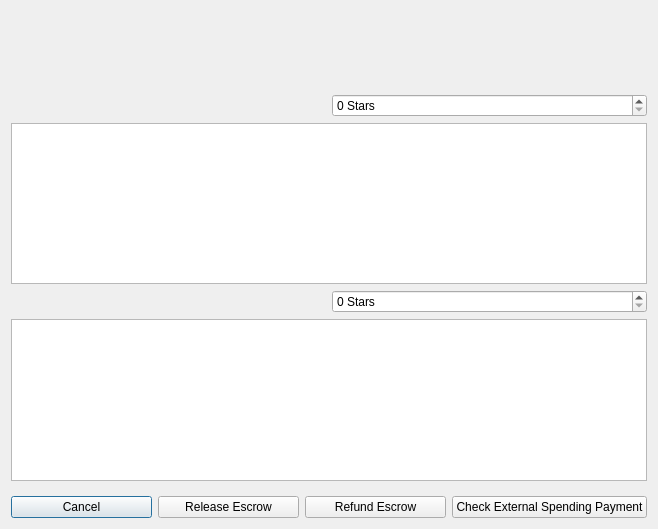
<?xml version="1.0" encoding="UTF-8"?>
<ui version="4.0">
 <class>ManageEscrowDialog</class>
 <widget class="QDialog" name="ManageEscrowDialog">
  <property name="geometry">
   <rect>
    <x>0</x>
    <y>0</y>
    <width>658</width>
    <height>529</height>
   </rect>
  </property>
  <property name="windowTitle">
   <string>Manage Your Escrow</string>
  </property>
  <layout class="QGridLayout" name="gridLayout">
   <item row="1" column="0">
    <widget class="QLabel" name="manageInfo">
     <property name="text">
      <string/>
     </property>
     <property name="wordWrap">
      <bool>true</bool>
     </property>
    </widget>
   </item>
   <item row="0" column="0">
    <widget class="QLabel" name="aboutEscrow">
     <property name="text">
      <string/>
     </property>
    </widget>
   </item>
   <item row="2" column="0">
    <layout class="QHBoxLayout" name="horizontalLayout">
     <item>
      <widget class="QLabel" name="manageInfo2">
       <property name="font">
        <font>
         <pointsize>12</pointsize>
         <weight>75</weight>
         <bold>true</bold>
        </font>
       </property>
       <property name="cursor">
        <cursorShape>IBeamCursor</cursorShape>
       </property>
       <property name="text">
        <string>&lt;html&gt;&lt;head/&gt;&lt;body&gt;&lt;p&gt;&lt;br/&gt;&lt;/p&gt;&lt;/body&gt;&lt;/html&gt;</string>
       </property>
       <property name="wordWrap">
        <bool>true</bool>
       </property>
       <property name="textInteractionFlags">
        <set>Qt::LinksAccessibleByMouse|Qt::TextSelectableByKeyboard|Qt::TextSelectableByMouse</set>
       </property>
      </widget>
     </item>
    </layout>
   </item>
   <item row="9" column="0">
    <layout class="QHBoxLayout" name="horizontalLayout_3">
     <item>
      <widget class="QPushButton" name="cancelButton">
       <property name="text">
        <string>Cancel</string>
       </property>
      </widget>
     </item>
     <item>
      <widget class="QPushButton" name="releaseButton">
       <property name="toolTip">
        <string>Release this escrow to the seller</string>
       </property>
       <property name="text">
        <string>Release Escrow</string>
       </property>
      </widget>
     </item>
     <item>
      <widget class="QPushButton" name="refundButton">
       <property name="toolTip">
        <string>Refund this escrow back to the buyer</string>
       </property>
       <property name="text">
        <string>Refund Escrow</string>
       </property>
      </widget>
     </item>
     <item>
      <widget class="QPushButton" name="extButton">
       <property name="text">
        <string>Check External Spending Payment</string>
       </property>
      </widget>
     </item>
    </layout>
   </item>
   <item row="7" column="0">
    <spacer name="verticalSpacer">
     <property name="orientation">
      <enum>Qt::Vertical</enum>
     </property>
     <property name="sizeHint" stdset="0">
      <size>
       <width>20</width>
       <height>40</height>
      </size>
     </property>
    </spacer>
   </item>
   <item row="4" column="0">
    <layout class="QHBoxLayout" name="horizontalLayout_4">
     <item>
      <widget class="QTextEdit" name="primaryFeedback"/>
     </item>
    </layout>
   </item>
   <item row="5" column="0">
    <layout class="QHBoxLayout" name="horizontalLayout_5">
     <item>
      <widget class="QLabel" name="secondaryLabel">
       <property name="text">
        <string/>
       </property>
       <property name="wordWrap">
        <bool>true</bool>
       </property>
      </widget>
     </item>
     <item>
      <widget class="QSpinBox" name="secondaryRating">
       <property name="suffix">
        <string> Stars</string>
       </property>
       <property name="maximum">
        <number>5</number>
       </property>
      </widget>
     </item>
    </layout>
   </item>
   <item row="3" column="0">
    <layout class="QHBoxLayout" name="horizontalLayout_2">
     <item>
      <widget class="QLabel" name="primaryLabel">
       <property name="text">
        <string/>
       </property>
       <property name="wordWrap">
        <bool>true</bool>
       </property>
      </widget>
     </item>
     <item>
      <widget class="QSpinBox" name="primaryRating">
       <property name="suffix">
        <string> Stars</string>
       </property>
       <property name="maximum">
        <number>5</number>
       </property>
      </widget>
     </item>
    </layout>
   </item>
   <item row="6" column="0">
    <layout class="QHBoxLayout" name="horizontalLayout_6">
     <item>
      <widget class="QTextEdit" name="secondaryFeedback"/>
     </item>
    </layout>
   </item>
  </layout>
 </widget>
 <resources>
  <include location="../syscoin.qrc"/>
 </resources>
 <connections/>
</ui>
